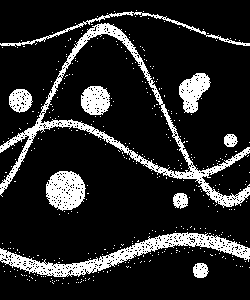
#> input picture dado_sintetico_resultados/images/synth_2.tif, 250 x 300 px; the run also reads 5 pictures not shown here
$ jupyter execute --allow-errors synthetic_images_results.ipynb
#> lines starting #> are read from the running program, lines starting #| are printed output that depends on the picture; after the words box and inside, x2 and y2 are one past the last pixel; in counts of white or black regions, pixels touching at a corner belong together
### dado_sintetico_resultados/utils.py
import cv2
import numpy as np

def get_threshold_length(opening_transform):
    # Filter opening transform to remove background
    foreground = opening_transform[opening_transform > 1]
    # Get position peaks from histogram
    bins = int(foreground.max())
    Y,X = np.histogram(foreground, bins)
    peak_indices = np.sort(np.argpartition(Y, -2)[-2:])

    #Get minimum value between peaks
    threshold_index = Y[peak_indices[0]:peak_indices[1]].argmin() + Y[:peak_indices[0]].size
    return X[threshold_index]

def get_segmentation_result(op_transform_filename, t= -1):
    opening_transform = cv2.imread(op_transform_filename, cv2.IMREAD_UNCHANGED)

    #Get threshold length value
    if t < 0:
        L = get_threshold_length(opening_transform)
    else:
        L = t

    #Get fractures by thresholding val > L
    fractures = (opening_transform > L)*255
    #Get fractures by thresholding 1 < val < L
    vugs = ((opening_transform < L) & (opening_transform > 1))*255

    return opening_transform, fractures, vugs, L

### dado_sintetico_resultados/plot_utils.py
import matplotlib.pyplot as plt
import numpy as np

def plot_result(opening_transform, fractures, vugs, t, cm='gnuplot',
                  bins_shrink=1, t_color='red',
                  image_title="Input Image", hist_title="Histogram",
                  thresh_title1="Binary image", filter_background=-1, log=True):
    fig_scale = 11
    fig = plt.figure(constrained_layout=True)
    aspect_ratio = (opening_transform.shape[0]/opening_transform.shape[1])
    fig.set_size_inches(fig_scale,fig_scale*aspect_ratio)
    widths = [1,1]
    heights = [1,1]
    spec = fig.add_gridspec(ncols=2, nrows=2, width_ratios=widths, height_ratios=heights)

    cm_binary = plt.cm.get_cmap('binary')
    colormap = plt.cm.get_cmap(cm)
    x = np.linspace(0, opening_transform.shape[1], num=5)
    xticks = np.linspace(0, 360, num=5).astype(int)

    # [1] Opening transform plot
    ax = fig.add_subplot(spec[0,0])
    plt.xticks(x, xticks)
    im = ax.imshow(opening_transform, cmap=colormap, interpolation='nearest', aspect= 'auto',
                   vmin=0)
    ax.set_title("Opening transform", fontdict={'size': 18})

    # [2] Histogram plot
    foreground = opening_transform[opening_transform > filter_background]
    bins = int(foreground.max()/bins_shrink);
    Y,X = np.histogram(foreground, bins)
    x_span = X.max()-X.min()
    C = [colormap(((x-X.min())/x_span)) for x in X]

    ax = fig.add_subplot(spec[0,1])
    plt.bar(X[:-1],Y,color=C,width=X[1]-X[0])
    #add threshold marker
    ax.text(t+8, Y.max()*0.95, "L = {}".format(int(t)), color=t_color, fontsize=16, weight='bold')
    plt.axvline(x=t, lw=1, c=t_color)
    ax.set_title(hist_title, fontdict={'size': 18})
    if log:
        ax.set_yscale('log')

    #[3] Extracted fractures plot
    ax = fig.add_subplot(spec[1,0])
    plt.xticks(x, xticks)
    im = ax.imshow(fractures, cmap=cm_binary, interpolation='nearest', aspect= 'auto', vmin=0)
    ax.set_title("Fractures (val > L)", fontdict={'size': 18})

    #[4] Extracted vugs plot
    ax = fig.add_subplot(spec[1,1])
    plt.xticks(x, xticks)
    im = ax.imshow(vugs, cmap=cm_binary, interpolation='nearest', aspect= 'auto', vmin=0)
    ax.set_title("Vugs (val < L)", fontdict={'size': 18})

    plt.show()

### dado_sintetico_resultados/synthetic_images_results.ipynb
### Resultados dos testes com imagens sintéticas
- Segmentação em dado sintético usando heurística do paper de extração de fraturas e vugs (valor mínimo entre os dois picos do histograma)
- Segmentação em dados reais com threshold manual
- Composições de adjacências:
    - 1. Vertical direita
    - 2. Vertical direita + vertical esquerda
    - 3. Horizontal
    - 4. Vertical direita + horizontal
    - 5. 4 direções (Vertical + Horizontal + Diagonal Direita + Diagonal Esquerda)
    - 6. 3 direções (Horizontal + Diagonal Direita + Diagonal Esquerda)

[cell 1]
from jupyterthemes import jtplot
jtplot.style()

import cv2
import numpy as np
from plot_utils import plot_result
from utils import get_segmentation_result
import matplotlib.pyplot as plt
# %matplotlib notebook

#obs: para escolher um threshold manualmente, incluir o parâmetro 't=X' em get_segmentation_result
#obs2: para desativar escala log, incluir o parâmetro 'log=False' em plot_result

#### Imagem de entrada 1
- Fraturas com abertura entre [3,8] pixels
- Diametros dos vugs entre [14,40] pixels
- 15% de ruído

[cell 2]
image = cv2.imread("./images/synth_2.tif", cv2.IMREAD_GRAYSCALE)
#> image: shape (300, 250); 15.1% white; 381 white regions (371 under 20 px), largest, box (x1, y1, x2, y2) and area: (0, 23, 250, 208) 3967, (0, 232, 250, 277) 2830, (46, 171, 86, 211) 1142
fig = plt.figure(figsize=(8,8))
plt.imshow(image,cmap=plt.cm.get_cmap('binary'))
plt.show()

#### 1. Vertical direita

[cell 3]
op_transf, fracs, vugs, L = get_segmentation_result("./data/opening_transform_synth_2_frac_r.tif")
#> in get_threshold_length, `foreground = opening_transform[opening_transform > 1]`: foreground = 11028 values, max 199 at index 1318, min 2 at index 282, mean 98.21
#> in get_threshold_length, `bins = int(foreground.max())`: bins = 199
#> in get_threshold_length, `Y,X = np.histogram(foreground, bins)`: Y = 199 values, max 1070 at index 87, min 0 at index 3, mean 55.42; X = 200 values from 2 to 199
#> in get_threshold_length, `peak_indices = np.sort(np.argpartition(Y, -2)[-2:])`: peak_indices = [87, 198]
#> in get_threshold_length, `threshold_index = Y[peak_indices[0]:peak_indices[1]].argmin() + Y[:pea..`: threshold_index = 89
#> in get_segmentation_result, `L = get_threshold_length(opening_transform)`: L = 90.11
#> in get_segmentation_result, `fractures = (opening_transform > L)*255`: fractures: shape (300, 250) int64; 7.6% white; 4 white regions, box (x1, y1, x2, y2) and area: (0, 23, 250, 208) 2916, (25, 232, 204, 277) 1689, (179, 73, 211, 113) 746, (0, 11, 134, 47) 335
#> in get_segmentation_result, `vugs = ((opening_transform < L) & (opening_transform > 1))*255`: vugs: shape (300, 250) int64; 7.1% white; 116 white regions (104 under 20 px), largest, box (x1, y1, x2, y2) and area: (46, 171, 86, 211) 1142, (59, 121, 185, 177) 680, (178, 233, 250, 262) 654
#> L = 90.11
plot_result(op_transf, fracs, vugs, L, t_color='cyan', filter_background = 1)
#> in plot_result, `bins = int(foreground.max()/bins_shrink);`: bins = 199
#> in plot_result, `Y,X = np.histogram(foreground, bins)`: X = 200 values from 2 to 199
#> in plot_result, `x_span = X.max()-X.min()`: x_span = 197
#> in plot_result, `C = [colormap(((x-X.min())/x_span)) for x in X]`: C = 200 items, first 6: (0, 0, 0, 1), (0.0626, 6.03e-08, 0.0246, 1), (0.0886, 4.82e-07, 0.0493, 1), (0.108, 1.63e-06, 0.0739, 1), (0.14, 7.54e-06, 0.123, 1), (0.153, 1.3e-05, 0.147, 1)

#### 2. Relação vertical direita + vertical esquerda

[cell 4]
op_transf, fracs, vugs, L = get_segmentation_result("./data/opening_transform_synth_2_frac_lr.tif")
#> call 2 of get_segmentation_result, with t = -1
#> in get_segmentation_result (call 2), `opening_transform = cv2.imread(op_transform_filename, cv2.IMREAD_UNCHA..`:
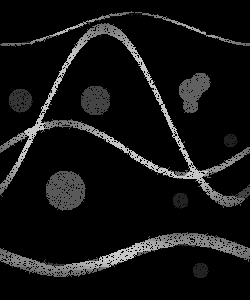
#> opening_transform: shape (300, 250) uint16; min 0, max 199, mean 18.4
#> in get_segmentation_result (call 2), `L = get_threshold_length(opening_transform)`: L = 98.03
#> in get_segmentation_result (call 2), `fractures = (opening_transform > L)*255`: fractures: shape (300, 250) int64; 9.5% white; 4 white regions, box (x1, y1, x2, y2) and area: (0, 23, 250, 208) 3830, (0, 232, 250, 277) 2710, (0, 11, 134, 47) 331, (135, 12, 250, 46) 282
#> in get_segmentation_result (call 2), `vugs = ((opening_transform < L) & (opening_transform > 1))*255`:
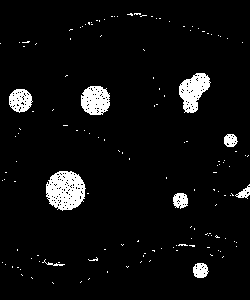
#> vugs: shape (300, 250) int64; 5.2% white; 143 white regions (134 under 20 px), largest, box (x1, y1, x2, y2) and area: (46, 171, 86, 211) 1142, (179, 73, 211, 113) 747, (81, 86, 110, 115) 650
#> L = 98.03
plot_result(op_transf, fracs, vugs, L, t_color='cyan', filter_background = 1)

#### 3. Horizontal

[cell 5]
op_transf, fracs, vugs, L = get_segmentation_result("./data/opening_transform_synth_2_horiz.tif") #,t=80
#> call 3 of get_segmentation_result, with t = -1
#> in get_segmentation_result (call 3), `opening_transform = cv2.imread(op_transform_filename, cv2.IMREAD_UNCHA..`:
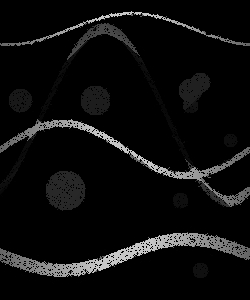
#> opening_transform: shape (300, 250) uint16; min 0, max 199, mean 13.3
#> in get_segmentation_result (call 3), `L = get_threshold_length(opening_transform)`: L = 42.59
#> in get_segmentation_result (call 3), `fractures = (opening_transform > L)*255`: fractures: shape (300, 250) int64; 8.2% white; 4 white regions, box (x1, y1, x2, y2) and area: (0, 232, 250, 277) 2811, (0, 119, 250, 207) 2105, (0, 11, 250, 46) 687, (67, 23, 140, 60) 567
#> in get_segmentation_result (call 3), `vugs = ((opening_transform < L) & (opening_transform > 1))*255`:
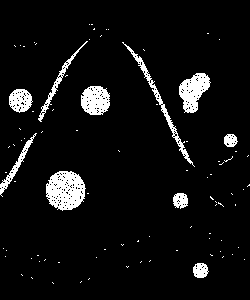
#> vugs: shape (300, 250) int64; 6.4% white; 89 white regions (79 under 20 px), largest, box (x1, y1, x2, y2) and area: (46, 171, 86, 211) 1141, (179, 73, 211, 113) 747, (81, 86, 110, 115) 650
#> L = 42.59
plot_result(op_transf, fracs, vugs, L, t_color='cyan', filter_background = 1)

#### 4. Horizontal + vertical direita

[cell 6]
op_transf, fracs, vugs, L = get_segmentation_result("./data/opening_transform_synth_2_frac_r_horiz.tif")
#> call 4 of get_segmentation_result, with t = -1
#> in get_segmentation_result (call 4), `opening_transform = cv2.imread(op_transform_filename, cv2.IMREAD_UNCHA..`:
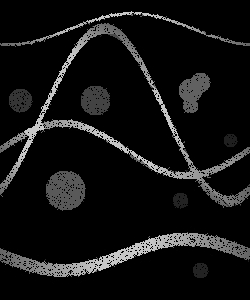
#> opening_transform: shape (300, 250) uint16; min 0, max 199, mean 19
#> in get_segmentation_result (call 4), `L = get_threshold_length(opening_transform)`: L = 90.11
#> in get_segmentation_result (call 4), `fractures = (opening_transform > L)*255`: fractures: shape (300, 250) int64; 10.8% white; 4 white regions, box (x1, y1, x2, y2) and area: (0, 23, 250, 208) 3865, (0, 232, 250, 277) 2812, (179, 73, 211, 113) 746, (0, 11, 250, 47) 685
#> in get_segmentation_result (call 4), `vugs = ((opening_transform < L) & (opening_transform > 1))*255`:
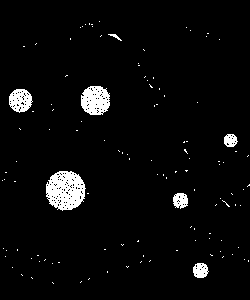
#> vugs: shape (300, 250) int64; 3.9% white; 116 white regions (109 under 20 px), largest, box (x1, y1, x2, y2) and area: (46, 171, 86, 211) 1142, (81, 86, 110, 115) 650, (9, 89, 33, 113) 395
#> L = 90.11
plot_result(op_transf, fracs, vugs, L, t_color='cyan', filter_background = 1)

#### 5.  4 direções originais do paper do H. Talbot e B. Appleton

[cell 7]
op_transf, fracs, vugs, L = get_segmentation_result("./data/opening_transform_synth_2_4_directions.tif")
#> in get_segmentation_result (call 5), `opening_transform = cv2.imread(op_transform_filename, cv2.IMREAD_UNCHA..`:
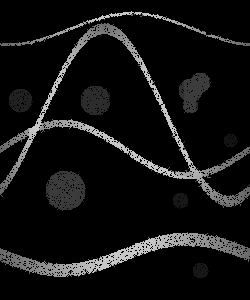
#> opening_transform: shape (300, 250) uint16; min 0, max 199, mean 18
#> in get_segmentation_result (call 5), `L = get_threshold_length(opening_transform)`: L = 60.41
#> in get_segmentation_result (call 5), `fractures = (opening_transform > L)*255`:
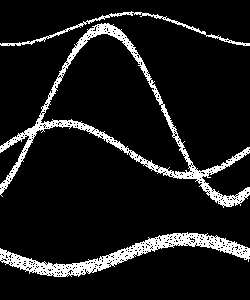
#> fractures: shape (300, 250) int64; 9.9% white; 3 white regions, box (x1, y1, x2, y2) and area: (0, 23, 250, 208) 3943, (0, 232, 250, 277) 2822, (0, 11, 250, 46) 690
#> in get_segmentation_result (call 5), `vugs = ((opening_transform < L) & (opening_transform > 1))*255`:
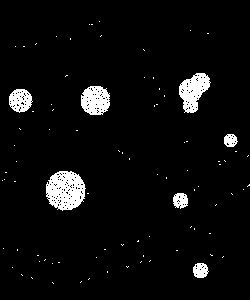
#> vugs: shape (300, 250) int64; 4.8% white; 87 white regions (80 under 20 px), largest, box (x1, y1, x2, y2) and area: (46, 171, 86, 211) 1142, (179, 73, 211, 113) 747, (81, 86, 110, 115) 650
#> L = 60.41
plot_result(op_transf, fracs, vugs, L, t_color='cyan', filter_background = 1)
#> in plot_result (call 5), `foreground = opening_transform[opening_transform > filter_background]`: foreground = 11028 values, max 199 at index 0, min 2 at index 282, mean 122.1
#> in plot_result (call 5), `Y,X = np.histogram(foreground, bins)`: Y = 199 values, max 1745 at index 198, min 0 at index 2, mean 55.42
#> in plot_result (call 5), `plt.show()`:
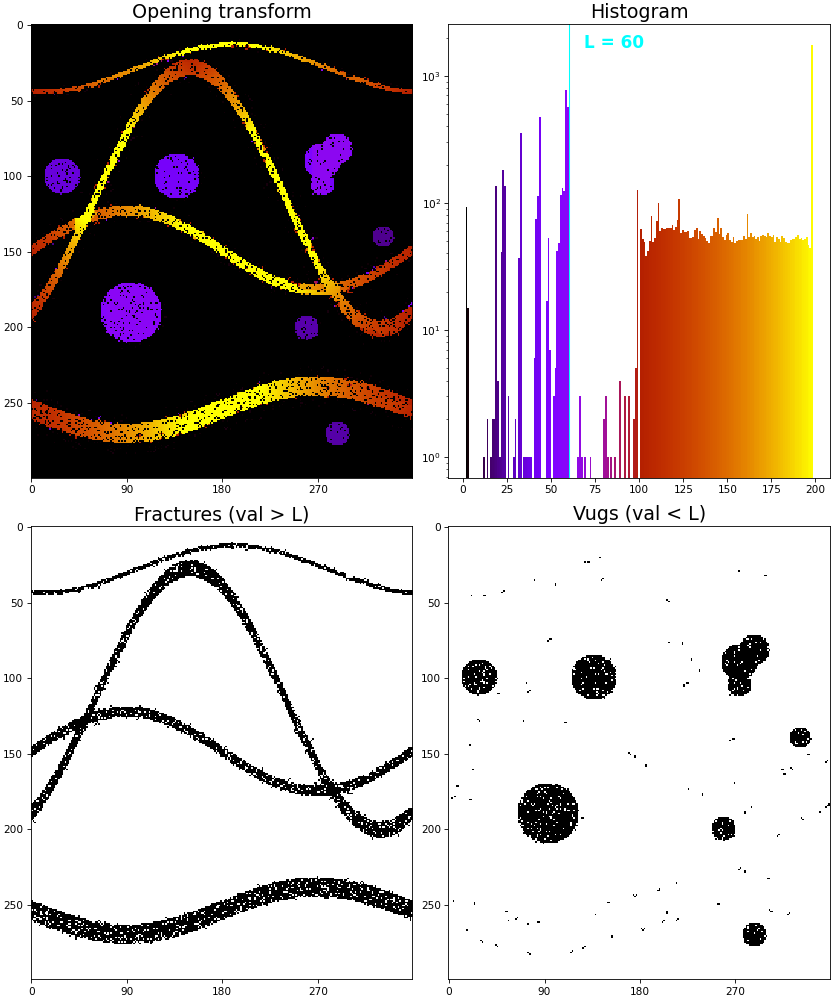
#> figure drawn by matplotlib, 4 panels; panel 2: tallest bar 1745 high, from x = 197.5 to 198.5
